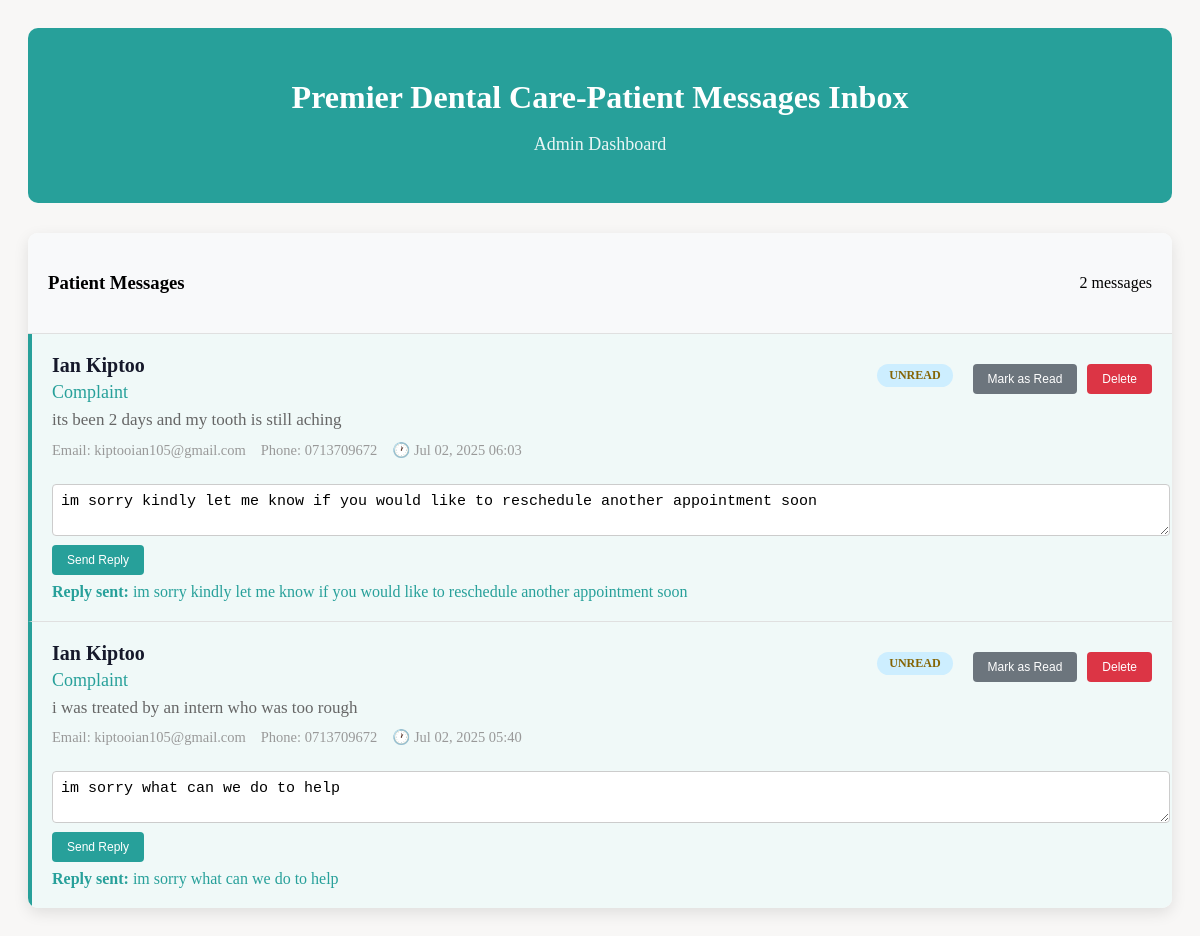
The app's page /inbox/, older data.
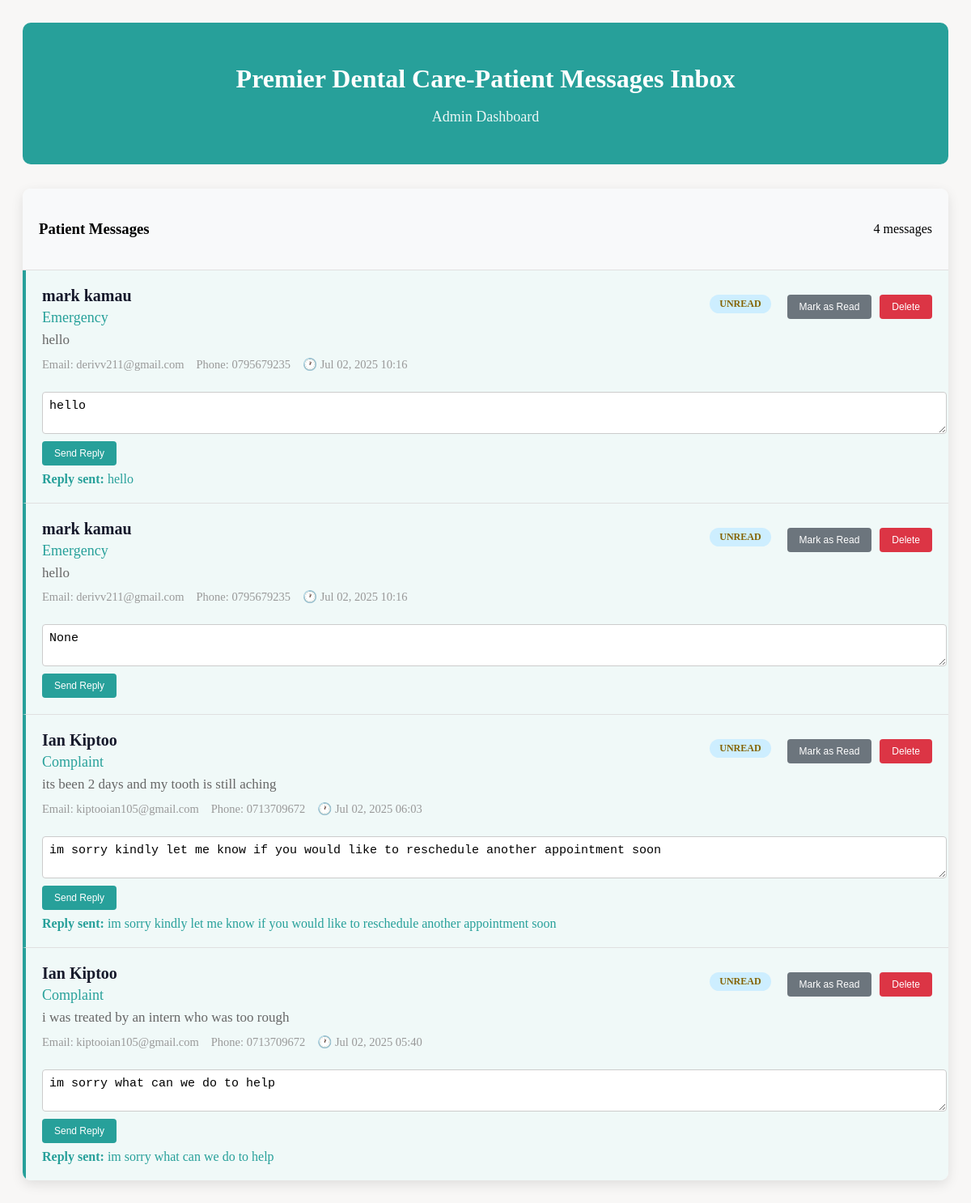
The same page, newer data.
### premier/models.py (models this page shows, shortened)
class Contact(models.Model):
    name = models.CharField(max_length=100)
    email = models.EmailField()
    phone_number = models.CharField(max_length=15, blank=True, null=True)
    subject = models.CharField(max_length=200)
    message = models.TextField()
    read = models.BooleanField(default=False)
    reply = models.TextField(blank=True, null=True)
    created_at = models.DateTimeField(auto_now_add=True)
    sent_by_admin = models.BooleanField(default=False)  # New field to indicate if the message is sent by an admin

### premier/views.py (the view, shortened to what this page needs)
# urls.py: path('inbox/', views.inbox, name='inbox'),
def inbox(request):
    contacts = Contact.objects.all().order_by('-id')
    return render(request, 'premier/inbox.html', {'contacts': contacts})

### templates/premier/inbox.html (shortened to what this page needs)
{% extends 'premier/base.html' %}
{% block content %}
<div class="container">
    <div class="header">
        <h1>Premier Dental Care-Patient Messages Inbox</h1>
        <p>Admin Dashboard</p>
    </div>
    <div class="messages-container">
        <div class="messages-header">
            <h3>Patient Messages</h3>
            <span id="messageCount">{{ contacts|length }} messages</span>
        </div>
        <div class="messages-feed">
            {% if contacts %}
                {% for contact in contacts %}
                <div class="message-item {% if not contact.read %}unread{% endif %}" id="message-{{ contact.id }}">
                    <div class="message-header">
                        <div class="message-info">
                            <div class="sender-name">{{ contact.name }}</div>
                            <div class="message-subject">{{ contact.subject }}</div>
                            <div class="message-preview">{{ contact.message|truncatechars:100 }}</div>
                            <div class="message-meta">
                                <span>Email: {{ contact.email }}</span>
                                {% if contact.phone_number %}
                                    <span>Phone: {{ contact.phone_number }}</span>
                                {% endif %}
                                {% if contact.created_at %}
                                    <span>🕐 {{ contact.created_at|date:"M d, Y H:i" }}</span>
                                {% endif %}
                            </div>
                        </div>
                        <div class="message-actions">
                            {% if contact.read %}
                                <span class="status-badge status-read">Read</span>
                                <button class="action-btn toggle" onclick="toggleRead({{ contact.id }}, false)">Mark as Unread</button>
                            {% else %}
                                <span class="status-badge status-unread">Unread</span>
                                <button class="action-btn toggle" onclick="toggleRead({{ contact.id }}, true)">Mark as Read</button>
                            {% endif %}
                            <button class="action-btn delete" onclick="deleteMessage({{ contact.id }})">Delete</button>
                        </div>
                    </div>
                    <div class="reply-section" style="margin-top:15px;">
                        <form method="post" action="{% url 'reply_message' contact.id %}">
                            <textarea name="reply" rows="2" placeholder="Type your reply here..." style="width:100%;padding:8px;">{{ contact.reply }}</textarea>
                            <button type="submit" class="action-btn" style="margin-top:5px;">Send Reply</button>
                        </form>
                        {% if contact.reply %}
                            <div style="margin-top:8px;color:#27a09a;"><strong>Reply sent:</strong> {{ contact.reply }}</div>
                        {% endif %}
                    </div>
                </div>
                {% endfor %}
            {% else %}
                <p style="padding: 20px;">No messages found.</p>
            {% endif %}
        </div>
    </div>
</div>
{% endblock %}

Row changes from the older to the newer data that the page shows:
added Contact: name "mark kamau", subject "Emergency", message "hello", email "derivv211@gmail.com", phone_number "0795679235", created_at "Jul 02, 2025 10:16", reply "hello"
added Contact: name "mark kamau", subject "Emergency", message "hello", email "derivv211@gmail.com", phone_number "0795679235", created_at "Jul 02, 2025 10:16", reply "None"
Text that changed along with them:
{{ contacts|length }}: "2" → "4"
